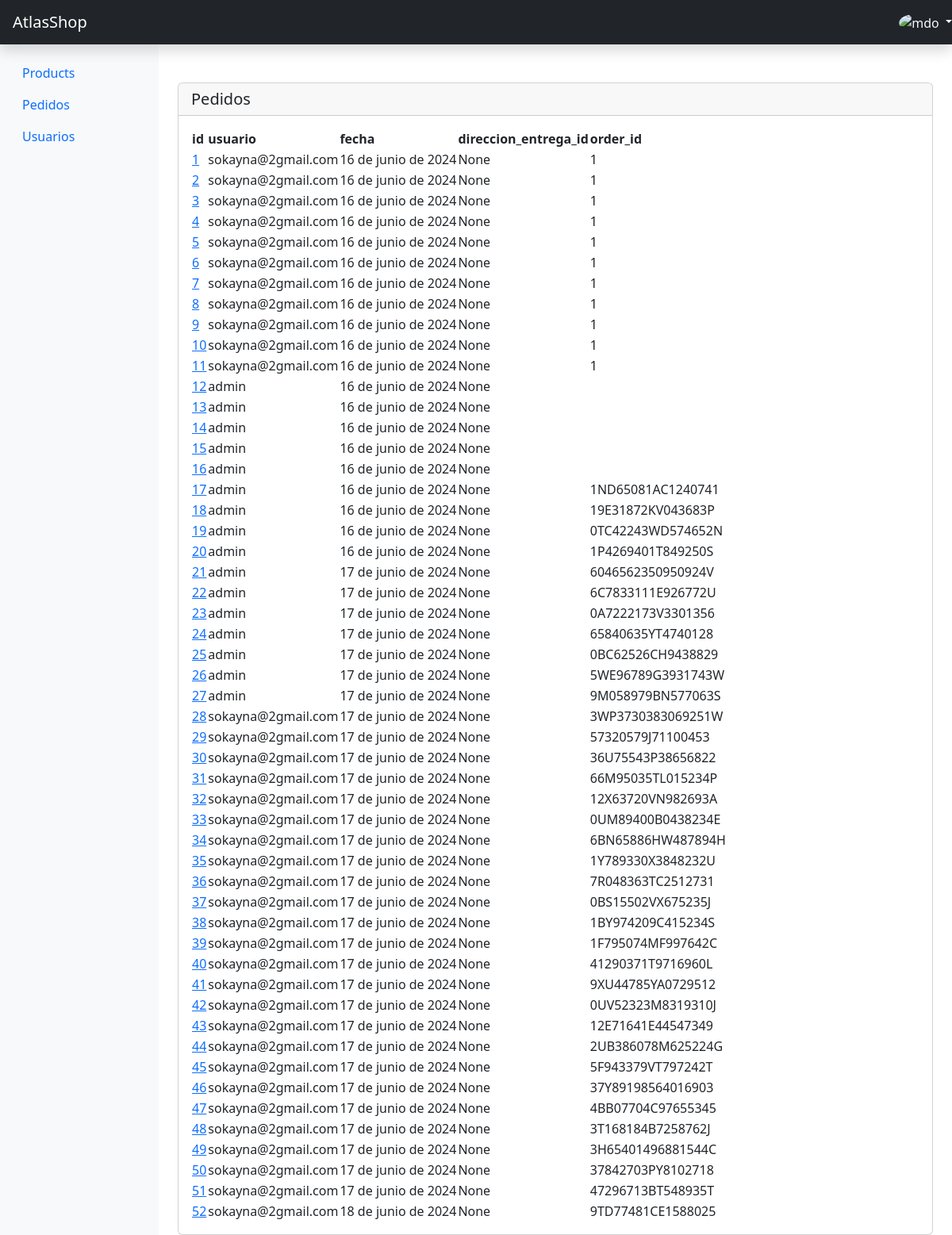
The page /administracion/pedido-list (signed in) on the database as committed earlier.
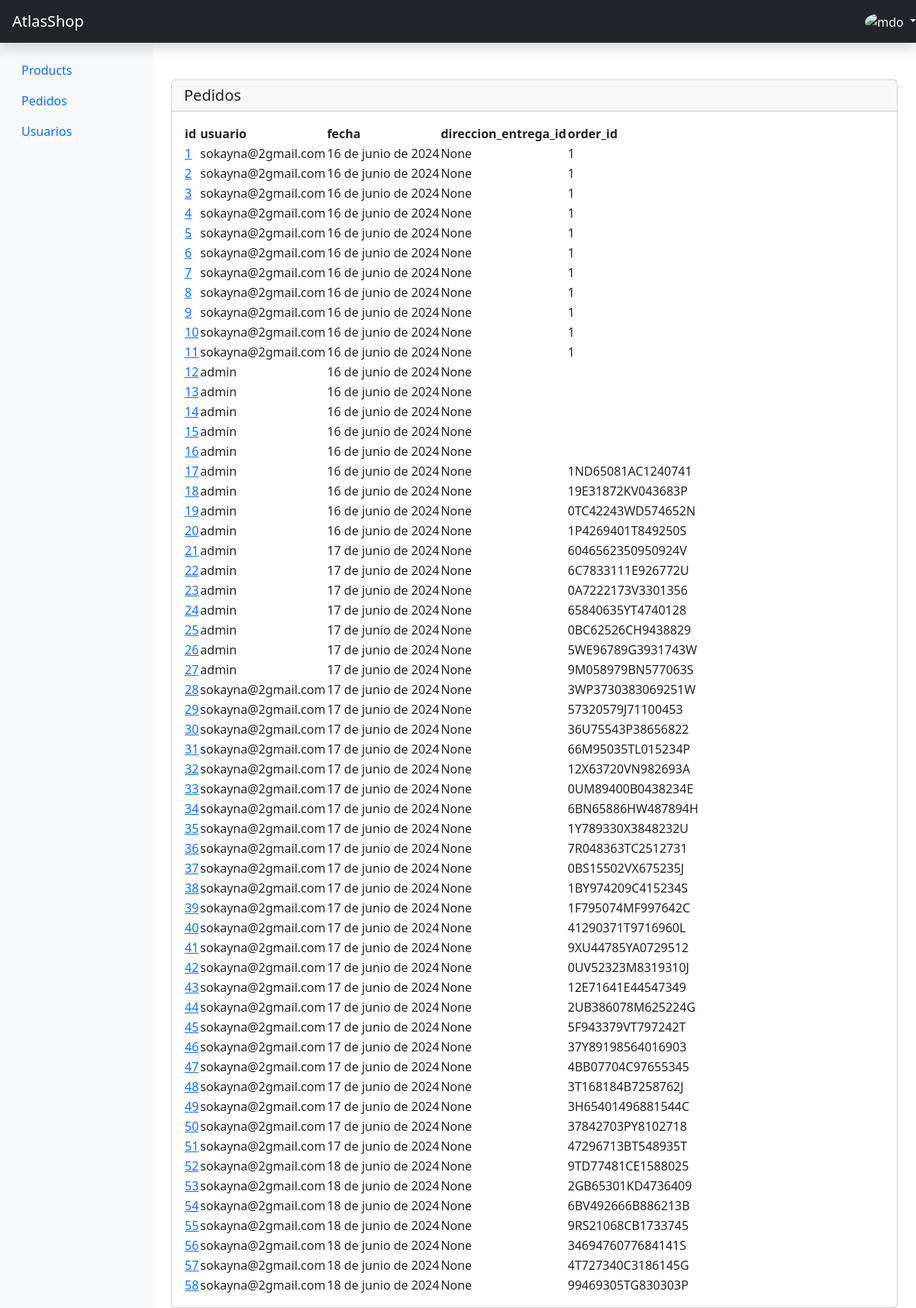
The same page on the database as committed later.
### main/models.py (models this page shows, shortened)
class Pedido_cabecera(models.Model):
    id = models.AutoField(primary_key=True)
    usuario_id = models.ForeignKey(settings.AUTH_USER_MODEL, on_delete=models.RESTRICT)
    fecha=models.DateField(auto_now_add=True)
    direccion_entrega_id = models.ForeignKey(to=Direccion, null=True, on_delete=models.RESTRICT, related_name='get_direccion_e_pedidoCabecera')
    order_id=models.CharField(max_length=200)
    class Meta:
        db_table = 'pedido_cabecera'
        verbose_name = "Pedido_cabecera"
        verbose_name_plural = "Pedidos_cebeceras"

### administracion/pedidoViews.py (the view, shortened to what this page needs)
# urls.py: path('pedido-list', PedidoListFilterPageView.as_view(), name='pedido_list'),
@class_view_decorator(superuser_required)
class PedidoListFilterPageView(TemplateView):
    template_name='administracion/pedidos-list.html'
    def contexto(self, request, qsProducto:Pedido_cabecera): #form:formulariofilter
        try:
            contexto = dict(
                qsProducto=qsProducto,
            )
            return contexto
        except Exception as Err:
            return Err
    def get(self, request, *args, **kwargs):
        qsProducto = Pedido_cabecera.objects.all()
        contexto = self.contexto(request, qsProducto)
        if request.session.get("add_contexto", None) is not None:
            contexto.update(request.session["add_contexto"])
            del request.session["add_contexto"]
        return render(request, self.template_name, contexto)

### administracion/permisos.py (called while the page is built)
def superuser_required(view_func):
    return user_passes_test(lambda u: u.is_superuser, login_url='administracion:login')(view_func)

### administracion/templates/administracion/pedidos-list.html (shortened to what this page needs)
{% extends 'administracion/base.html' %}
{% load static %}
{% load i18n %}
{% block link %}
<link rel="stylesheet" href="https://cdnjs.cloudflare.com/ajax/libs/boxicons/2.1.0/css/boxicons.min.css" />
<link rel="stylesheet" href="https://cdnjs.cloudflare.com/ajax/libs/MaterialDesign-Webfont/5.3.45/css/materialdesignicons.css" />
<link rel="stylesheet" href="https://cdn.datatables.net/2.0.8/css/dataTables.dataTables.css" />
{% endblock link %}
{% block content %}
<div class="card mt-5">
  <h5 class="card-header"> Pedidos</h5>
<div class="card-body">
  <table id="myTable" class="display">
    <thead>
        <tr>
          <th>id</th>
          <th>usuario</th>
          <th>fecha</th>
          <th>direccion_entrega_id</th>
          <th>order_id</th>
        </tr>
    </thead>
    <tbody>
      {% for producto  in qsProducto %}
      <tr>
        <td>
          <a href="">
            {{producto.id}}
          </a>
        </td>
        <td>{{producto.usuario_id}}</td>
        <td>{{producto.fecha}}</td>
        <td>{{producto.direccion_entrega_id}}</td>
        <td>{{producto.order_id}}</td>
       </tr>
      {% endfor %}
    </tbody>
  </table>
  </div>
</div>
{% endblock content %}

Rows that differ between the two databases and show on the page:
added Pedido_cabecera: id "53", usuario_id "sokayna@2gmail.com", fecha "18 de junio de 2024", direccion_entrega_id "None", order_id "2GB65301KD4736409"
added Pedido_cabecera: id "54", usuario_id "sokayna@2gmail.com", fecha "18 de junio de 2024", direccion_entrega_id "None", order_id "6BV492666B886213B"
added Pedido_cabecera: id "55", usuario_id "sokayna@2gmail.com", fecha "18 de junio de 2024", direccion_entrega_id "None", order_id "9RS21068CB1733745"
added Pedido_cabecera: id "56", usuario_id "sokayna@2gmail.com", fecha "18 de junio de 2024", direccion_entrega_id "None", order_id "3469476077684141S"
added Pedido_cabecera: id "57", usuario_id "sokayna@2gmail.com", fecha "18 de junio de 2024", direccion_entrega_id "None", order_id "4T727340C3186145G"
added Pedido_cabecera: id "58", usuario_id "sokayna@2gmail.com", fecha "18 de junio de 2024", direccion_entrega_id "None", order_id "99469305TG830303P"
